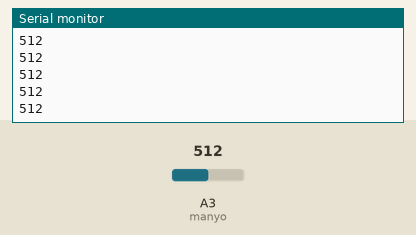
Recording of a sketch running on a simulated Arduino Uno, built with avr-gcc and run on an emulated ATmega328P. Shown: the last lines printed to the serial monitor. The inputs (shaded band) are chosen by the test bench; at power-on: A3 (manyo) = 512.

Above: at 1.2 s.
1.3 s: A3 (manyo) set to 716
At 1.31 s:
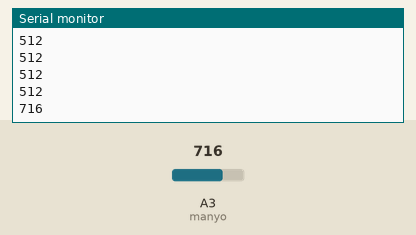
2.8 s: A3 (manyo) set to 900
At 2.81 s:
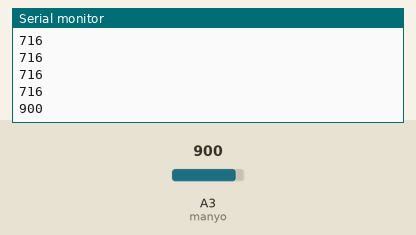
Timing chart, 0 to 5.8 s (numbered marks = the images above; inputs shaded):
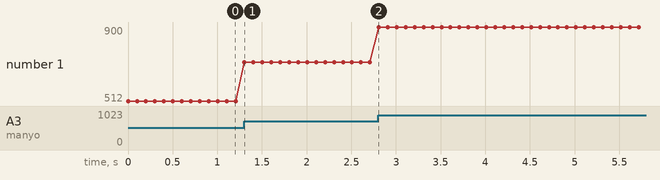

The sketch:

yo.ino
```cpp
int man;
int manyo=A3;
void setup() {
  Serial.begin(9600);
  pinMode(A3,INPUT);
  // put your setup code here, to run once:

}

void loop() {
  man=analogRead(manyo);
  Serial.println(man);
  delay(100);
  // put your main code here, to run repeatedly:

}
```

Measured:
- after the input at 1.3 s, the serial monitor: prints a new line at once (image 1)
- after the input at 2.8 s, the serial monitor: prints a new line at once (image 2)
- plotted number 1: 512 → 716 after the input at 1.3 s, 716 → 900 after the input at 2.8 s
